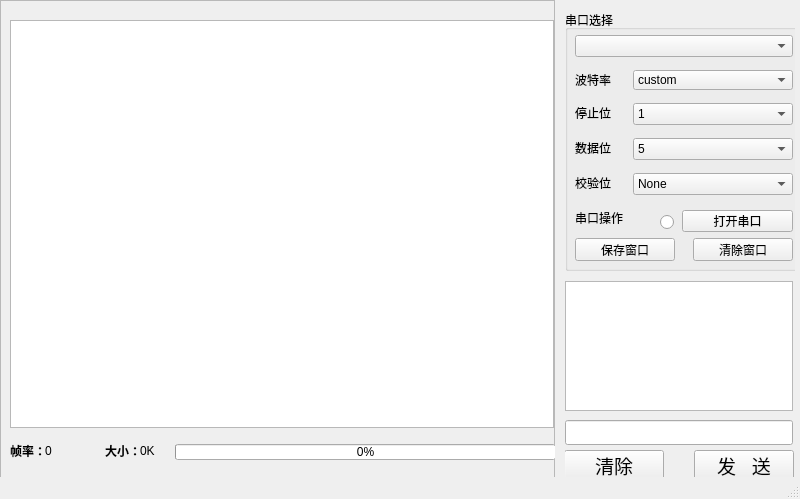
<?xml version="1.0" encoding="UTF-8"?>
<ui version="4.0">
 <class>MainWindow</class>
 <widget class="QMainWindow" name="MainWindow">
  <property name="geometry">
   <rect>
    <x>0</x>
    <y>0</y>
    <width>800</width>
    <height>499</height>
   </rect>
  </property>
  <property name="windowTitle">
   <string>HostViewer</string>
  </property>
  <widget class="QWidget" name="centralwidget">
   <widget class="QWidget" name="widget" native="true">
    <property name="geometry">
     <rect>
      <x>565</x>
      <y>0</y>
      <width>230</width>
      <height>484</height>
     </rect>
    </property>
    <widget class="QGroupBox" name="groupBox">
     <property name="geometry">
      <rect>
       <x>0</x>
       <y>10</y>
       <width>240</width>
       <height>261</height>
      </rect>
     </property>
     <property name="title">
      <string>串口选择</string>
     </property>
     <widget class="QComboBox" name="comboBox">
      <property name="geometry">
       <rect>
        <x>10</x>
        <y>25</y>
        <width>218</width>
        <height>22</height>
       </rect>
      </property>
     </widget>
     <widget class="QLabel" name="label">
      <property name="geometry">
       <rect>
        <x>10</x>
        <y>62</y>
        <width>50</width>
        <height>15</height>
       </rect>
      </property>
      <property name="text">
       <string>波特率</string>
      </property>
     </widget>
     <widget class="QLabel" name="label_2">
      <property name="geometry">
       <rect>
        <x>10</x>
        <y>95</y>
        <width>50</width>
        <height>15</height>
       </rect>
      </property>
      <property name="text">
       <string>停止位</string>
      </property>
     </widget>
     <widget class="QComboBox" name="comboBox_2">
      <property name="geometry">
       <rect>
        <x>68</x>
        <y>93</y>
        <width>160</width>
        <height>22</height>
       </rect>
      </property>
      <item>
       <property name="text">
        <string>1</string>
       </property>
      </item>
      <item>
       <property name="text">
        <string>1.5</string>
       </property>
      </item>
      <item>
       <property name="text">
        <string>2</string>
       </property>
      </item>
     </widget>
     <widget class="QLabel" name="label_3">
      <property name="geometry">
       <rect>
        <x>10</x>
        <y>130</y>
        <width>50</width>
        <height>15</height>
       </rect>
      </property>
      <property name="text">
       <string>数据位</string>
      </property>
     </widget>
     <widget class="QComboBox" name="comboBox_3">
      <property name="geometry">
       <rect>
        <x>68</x>
        <y>128</y>
        <width>160</width>
        <height>22</height>
       </rect>
      </property>
      <item>
       <property name="text">
        <string>5</string>
       </property>
      </item>
      <item>
       <property name="text">
        <string>6</string>
       </property>
      </item>
      <item>
       <property name="text">
        <string>7</string>
       </property>
      </item>
      <item>
       <property name="text">
        <string>8</string>
       </property>
      </item>
     </widget>
     <widget class="QComboBox" name="comboBox_4">
      <property name="geometry">
       <rect>
        <x>68</x>
        <y>163</y>
        <width>160</width>
        <height>22</height>
       </rect>
      </property>
      <item>
       <property name="text">
        <string>None</string>
       </property>
      </item>
      <item>
       <property name="text">
        <string>Odd</string>
       </property>
      </item>
      <item>
       <property name="text">
        <string>Even</string>
       </property>
      </item>
     </widget>
     <widget class="QLabel" name="label_4">
      <property name="geometry">
       <rect>
        <x>10</x>
        <y>165</y>
        <width>50</width>
        <height>15</height>
       </rect>
      </property>
      <property name="text">
       <string>校验位</string>
      </property>
     </widget>
     <widget class="QLabel" name="label_5">
      <property name="geometry">
       <rect>
        <x>10</x>
        <y>200</y>
        <width>50</width>
        <height>15</height>
       </rect>
      </property>
      <property name="text">
       <string>串口操作</string>
      </property>
     </widget>
     <widget class="QPushButton" name="pushButton">
      <property name="geometry">
       <rect>
        <x>10</x>
        <y>228</y>
        <width>100</width>
        <height>23</height>
       </rect>
      </property>
      <property name="text">
       <string>保存窗口</string>
      </property>
     </widget>
     <widget class="QPushButton" name="pushButton_2">
      <property name="geometry">
       <rect>
        <x>128</x>
        <y>228</y>
        <width>100</width>
        <height>23</height>
       </rect>
      </property>
      <property name="text">
       <string>清除窗口</string>
      </property>
     </widget>
     <widget class="QPushButton" name="pushButton_5">
      <property name="geometry">
       <rect>
        <x>117</x>
        <y>200</y>
        <width>111</width>
        <height>22</height>
       </rect>
      </property>
      <property name="text">
       <string>打开串口</string>
      </property>
     </widget>
     <widget class="QRadioButton" name="radioButton">
      <property name="geometry">
       <rect>
        <x>95</x>
        <y>203</y>
        <width>15</width>
        <height>18</height>
       </rect>
      </property>
      <property name="text">
       <string/>
      </property>
      <property name="checkable">
       <bool>true</bool>
      </property>
     </widget>
     <widget class="QComboBox" name="comboBox_5">
      <property name="geometry">
       <rect>
        <x>68</x>
        <y>60</y>
        <width>160</width>
        <height>20</height>
       </rect>
      </property>
      <property name="toolTip">
       <string/>
      </property>
      <property name="autoFillBackground">
       <bool>false</bool>
      </property>
      <property name="inputMethodHints">
       <set>Qt::ImhNone</set>
      </property>
      <item>
       <property name="text">
        <string>custom</string>
       </property>
      </item>
      <item>
       <property name="text">
        <string>110</string>
       </property>
      </item>
      <item>
       <property name="text">
        <string>300</string>
       </property>
      </item>
      <item>
       <property name="text">
        <string>600</string>
       </property>
      </item>
      <item>
       <property name="text">
        <string>1200</string>
       </property>
      </item>
      <item>
       <property name="text">
        <string>2400</string>
       </property>
      </item>
      <item>
       <property name="text">
        <string>4800</string>
       </property>
      </item>
      <item>
       <property name="text">
        <string>9600</string>
       </property>
      </item>
      <item>
       <property name="text">
        <string>14400</string>
       </property>
      </item>
      <item>
       <property name="text">
        <string>19200</string>
       </property>
      </item>
      <item>
       <property name="text">
        <string>38400</string>
       </property>
      </item>
      <item>
       <property name="text">
        <string>43000</string>
       </property>
      </item>
      <item>
       <property name="text">
        <string>57600</string>
       </property>
      </item>
      <item>
       <property name="text">
        <string>76800</string>
       </property>
      </item>
      <item>
       <property name="text">
        <string>115200</string>
       </property>
      </item>
      <item>
       <property name="text">
        <string>128000</string>
       </property>
      </item>
      <item>
       <property name="text">
        <string>230400</string>
       </property>
      </item>
      <item>
       <property name="text">
        <string>256000</string>
       </property>
      </item>
      <item>
       <property name="text">
        <string>460800</string>
       </property>
      </item>
      <item>
       <property name="text">
        <string>921600</string>
       </property>
      </item>
      <item>
       <property name="text">
        <string>1000000</string>
       </property>
      </item>
      <item>
       <property name="text">
        <string>2000000</string>
       </property>
      </item>
      <item>
       <property name="text">
        <string>3000000</string>
       </property>
      </item>
     </widget>
    </widget>
    <widget class="QTextEdit" name="textEdit">
     <property name="geometry">
      <rect>
       <x>0</x>
       <y>281</y>
       <width>228</width>
       <height>130</height>
      </rect>
     </property>
    </widget>
    <widget class="QPushButton" name="pushButton_3">
     <property name="geometry">
      <rect>
       <x>-1</x>
       <y>450</y>
       <width>100</width>
       <height>30</height>
      </rect>
     </property>
     <property name="font">
      <font>
       <pointsize>14</pointsize>
      </font>
     </property>
     <property name="text">
      <string>清除</string>
     </property>
    </widget>
    <widget class="QPushButton" name="pushButton_4">
     <property name="geometry">
      <rect>
       <x>129</x>
       <y>450</y>
       <width>100</width>
       <height>30</height>
      </rect>
     </property>
     <property name="font">
      <font>
       <pointsize>14</pointsize>
      </font>
     </property>
     <property name="text">
      <string>发   送</string>
     </property>
    </widget>
    <widget class="QLineEdit" name="lineEdit">
     <property name="geometry">
      <rect>
       <x>0</x>
       <y>420</y>
       <width>228</width>
       <height>25</height>
      </rect>
     </property>
    </widget>
   </widget>
   <widget class="QFrame" name="frame">
    <property name="geometry">
     <rect>
      <x>0</x>
      <y>0</y>
      <width>555</width>
      <height>480</height>
     </rect>
    </property>
    <property name="frameShape">
     <enum>QFrame::StyledPanel</enum>
    </property>
    <property name="frameShadow">
     <enum>QFrame::Raised</enum>
    </property>
    <widget class="QLabel" name="label_6">
     <property name="geometry">
      <rect>
       <x>10</x>
       <y>441</y>
       <width>35</width>
       <height>20</height>
      </rect>
     </property>
     <property name="font">
      <font>
       <bold>true</bold>
      </font>
     </property>
     <property name="text">
      <string>帧率：</string>
     </property>
    </widget>
    <widget class="QLabel" name="label_7">
     <property name="geometry">
      <rect>
       <x>45</x>
       <y>441</y>
       <width>40</width>
       <height>20</height>
      </rect>
     </property>
     <property name="text">
      <string>0</string>
     </property>
    </widget>
    <widget class="QLabel" name="label_8">
     <property name="geometry">
      <rect>
       <x>140</x>
       <y>441</y>
       <width>40</width>
       <height>20</height>
      </rect>
     </property>
     <property name="text">
      <string>0K</string>
     </property>
    </widget>
    <widget class="QLabel" name="label_9">
     <property name="geometry">
      <rect>
       <x>105</x>
       <y>441</y>
       <width>35</width>
       <height>20</height>
      </rect>
     </property>
     <property name="font">
      <font>
       <bold>true</bold>
       <strikeout>false</strikeout>
       <kerning>false</kerning>
      </font>
     </property>
     <property name="text">
      <string>大小：</string>
     </property>
    </widget>
    <widget class="QProgressBar" name="progressBar">
     <property name="geometry">
      <rect>
       <x>175</x>
       <y>444</y>
       <width>381</width>
       <height>16</height>
      </rect>
     </property>
     <property name="value">
      <number>0</number>
     </property>
    </widget>
    <widget class="QGraphicsView" name="graphicsView">
     <property name="geometry">
      <rect>
       <x>10</x>
       <y>20</y>
       <width>544</width>
       <height>408</height>
      </rect>
     </property>
     <property name="autoFillBackground">
      <bool>false</bool>
     </property>
     <property name="backgroundBrush">
      <brush brushstyle="NoBrush">
       <color alpha="255">
        <red>0</red>
        <green>0</green>
        <blue>0</blue>
       </color>
      </brush>
     </property>
    </widget>
   </widget>
  </widget>
  <widget class="QStatusBar" name="statusbar"/>
 </widget>
 <resources/>
 <connections/>
</ui>
